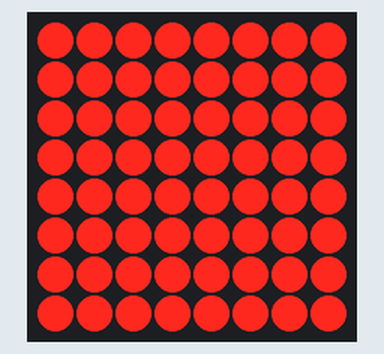
This sketch was run on a simulated Arduino Uno, built with avr-gcc and run on an emulated ATmega328P. Parts: 8×8 LED matrix. Random numbers use the default seed unless the sketch sets one.

Above: at 0.1 s.
At 2.1 s:
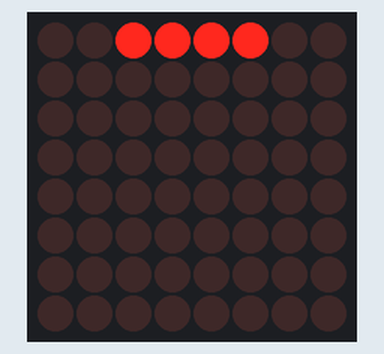
At 8.1 s:
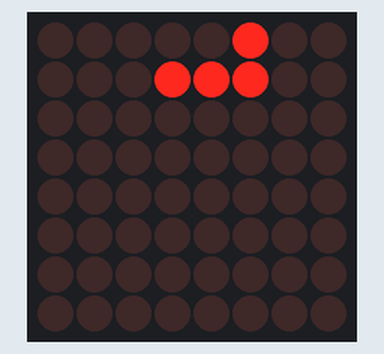
At 18.1 s:
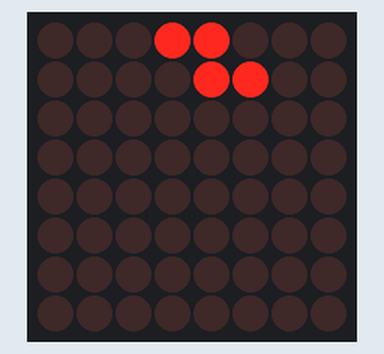
At 26.1 s:
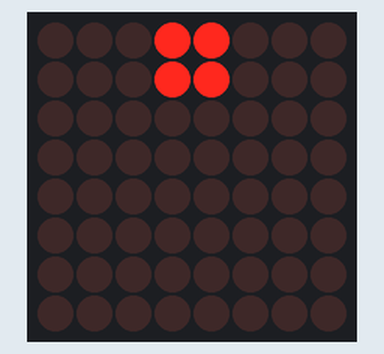
At 38.1 s:
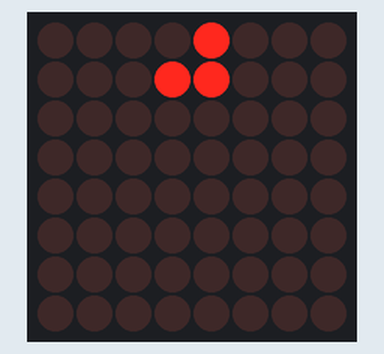

Measured:
- what the display in image 1 shows lasts 4.0 s, from 2.0 s to 6.0 s
- what the display in image 2 shows lasts 2.0 s, from 8.0 s to 10.0 s

The sketch:

Tetris.ino
```cpp
#include <MD_MAX72xx.h>

#define HARDWARE_TYPE MD_MAX72XX::DR0CR0RR1_HW
#define NUM_OF_MATRIX 1

#define CLK_PIN   7
#define DATA_PIN  5
#define CS_PIN    6

#define DELAY_ANIMATION 200

MD_MAX72XX mx = MD_MAX72XX(HARDWARE_TYPE, DATA_PIN, CLK_PIN, CS_PIN, NUM_OF_MATRIX);

byte A[8][8];  //matriz en la que guardamos todo lo que está fijo
byte B[8][8];   //matriz en la que guardamos las figuras que aparecen antes de que se queden fijas
byte D[8];   //array en el que guardamos la matriz de control en decimal para representarlo en la pantalla

//mostrar pantalla es lo que estamos llamando todo el rato como D

void setup() {
Serial.begin(9600);

  //inicializamos la matriz dnd vamos a jugar (matrizControl) a todo ceros
  for(int i=0;i<8;i++){
    for(int j=0;j<8;j++){
      A[i][j]=0;
    }
  }


  //inicializamos la matriz de la figura a todo ceros
   for(int i=0;i<8;i++){
    for(int j=0;j<8;j++){
      B[i][j]=0;
    }
  }

  //inicializamos la matriz de mostrar por pantalla a 0
  for(int i=0;i<8;i++){
    D[i]=0;
  }

  // inicializar el objeto mx
  mx.begin();

  // poniendo la matriz en modo de prueba
  mx.control(MD_MAX72XX::TEST, true);
  delay(2000);

  // desactivando el modo de prueba
  mx.control(MD_MAX72XX::TEST, false);

  // Establecer intencidad a un valor de 5
  mx.control(MD_MAX72XX::INTENSITY, 5);

}

/**
 * Recibe un arreglo con la configuración de
 * las filas y las dibuja en la matriz
**/
void drawRows( const byte fig[] ){
  for( int i = 0; i < 8; i++ ){
    mx.setRow(0, i, fig[i]);
  }
}

//cambiar de binario a decimal

 //A matriz de entrada
 //D matriz que devuelve
void pasoAdecimal(byte A[][8],byte *D){

  for(int i=0;i<8;i++){
   D[i]=A[i][0]+2*A[i][1]+4*A[i][2]+8*A[i][3]+16*A[i][4]+32*A[i][5]+64*A[i][6]+128*A[i][7];
  }

}

///FUNCIONES DE CADA FIGURA

//Primero resetea la matriz, después le coloca la figura arriba, después lo pasa a decimal y lo muestra por pantalla.

void apareceFigura1(byte A[][8], byte *D){  //CUADRADO
  for(int i=0;i<8;i++){
    for(int j=0;j<8;j++){
      A[i][j]=0;
    }
  }

  A[1][3]=1;
  A[1][4]=1;
  A[0][3]=1;
  A[0][4]=1;

  pasoAdecimal(A,D);
  drawRows(D);
  delay(10*DELAY_ANIMATION);
}

void apareceFigura2(byte A[][8], byte *D){ //LÍNEA RECTA
  for(int i=0;i<8;i++){
    for(int j=0;j<8;j++){
      A[i][j]=0;
    }
  }

  A[0][2]=1;
  A[0][3]=1;
  A[0][4]=1;
  A[0][5]=1;

  pasoAdecimal(A,D);
  drawRows(D);
  delay(10*DELAY_ANIMATION);
}

void apareceFigura3(byte A[][8], byte *D){ //ELE
  for(int i=0;i<8;i++){
    for(int j=0;j<8;j++){
      A[i][j]=0;
    }
  }

  A[0][2]=1;
  A[1][2]=1;
  A[1][3]=1;
  A[1][4]=1;

  pasoAdecimal(A,D);
  drawRows(D);
  delay(10*DELAY_ANIMATION);
}

void apareceFigura4(byte A[][8], byte *D){  //TRIPODE
  for(int i=0;i<8;i++){
    for(int j=0;j<8;j++){
      A[i][j]=0;
    }
  }

  A[0][3]=1;
  A[1][2]=1;
  A[1][3]=1;
  A[1][4]=1;

  pasoAdecimal(A,D);
  drawRows(D);
  delay(10*DELAY_ANIMATION);
}

void apareceFigura5(byte A[][8], byte *D){  //L CHIQUITA
   for(int i=0;i<8;i++){
    for(int j=0;j<8;j++){
      A[i][j]=0;
    }
  }

  A[0][3]=1;
  A[1][4]=1;
  A[1][3]=1;

  pasoAdecimal(A,D);
  drawRows(D);
  delay(10*DELAY_ANIMATION);
}

void apareceFigura6(byte A[][8], byte *D){  //ESE
  for(int i=0;i<8;i++){
    for(int j=0;j<8;j++){
      A[i][j]=0;
    }
  }

  A[0][3]=1;
  A[0][4]=1;
  A[1][3]=1;
  A[1][2]=1;

  pasoAdecimal(A,D);
  drawRows(D);
  delay(10*DELAY_ANIMATION);
}


//elegir la figura que se genera de manera aleatoria
//elige un número de manera aleatoria y con eso selecciona una de las funciones de aparece figura

void elegirFigura(byte A[][8], byte *D){
  int numeroAleatorio = random(1, 7);
  if(numeroAleatorio==1){
    apareceFigura1(A,D);
  }
  if(numeroAleatorio==2){
    apareceFigura2(A,D);
  }
  if(numeroAleatorio==3){
    apareceFigura3(A,D);
  }
  if(numeroAleatorio==4){
    apareceFigura4(A,D);
  }
  if(numeroAleatorio==5){
    apareceFigura5(A,D);
  }
  if(numeroAleatorio==6){
    apareceFigura6(A,D);
  }
}

//función para comprobar si tiene que dejar de bajar
//Comprueba si la figura coincide con lo de debajo y si coincide devuelve un x=0. Si no coincide x=1
//A=matrizControl ; B=matrizFigura


 void pantalla(byte A[][8],byte *D){
  pasoAdecimal(A,D);
  drawRows(D);
  delay(10*DELAY_ANIMATION);
 }


void loop() {
  elegirFigura(A,D);
}
```

Trabajo_Modelo_Ising.c
```cpp
#include <stdio.h>
#include <math.h>
#include<stdlib.h>
#include<time.h>

#define RANDOM (rand()/((double)RAND_MAX+1)) //Para generar los números aleatorios entre [0,1)
#define L 24 //variable global así no la tengo que definir todo el rato o meterla como cabecera en las funciones. La tengo que cambiar para cada caso

///CABECERAS DE FUNCIONES

//cabecera de la función para crear xp,xm, yp, ym:
void funciones_xy_adelante_atras(int *xp,int *xm,int *yp,int *ym);

//cabecera para la configuración de todo unos
void configuracion_uno(char *spines);

//cabecera de la configuración todos menos uno
void configuracion_menos_uno(char *spines);

//cabecera configuracion aleatoria
void configuracion_aleatoria(char *spines);

//cabecera de la función para elegir la configuración
void elegir_configuracion_inicial(int x,char *spines);

//cabecera función valor absoluto de un número
double valor_absoluto(double numero);

//cabecera función para m y e (intensivas) a una configuración dada
void e_m(char *spines,double *e,double *m,int *xp,int *yp);

//cabecera función para calcular la media de un vector dado de X componentes
void media(double *vector,double *media,double X);

//cabecera función para calcular la media de un vector de componentes al cuadrado de X componentes
void media_cuadrado(double *vector,double *media, double X);

//función para el cálculo de errores por análisis por bloques
void analisisBloques(double *datos, int X, int factor, double media, double Deriv, double*smed,double*sDeriv, int *term);

//cabecera función que realiza todo el proceso
void Ising(int Nter, int Nmed, int Nbmed,char *spines,double *prob, int *xp,int *yp,int *xm,int *ym,double *result);

//cabecera de la función histograma
void GenerarHistograma(double *NumerosAleatorios,double *histograma, char *nombre_archivo,double Nmed);


///PROGRAMA PRINCIPAL

int main(){
srand(time(NULL)); //para los numeros aleatorios
//definimos variables
double beta_inicial,beta_final,diferencial_beta,beta,prob[5],resultados[8];
int numero_pasos,configuracion_inicial,Nter,Nmed,Nbmed,xp[L],xm[L],yp[L],ym[L],i,j;
char spines[L*L];
FILE *f;

beta_inicial=0.01;
beta_final=1.5;
diferencial_beta=0.05;
numero_pasos=(beta_final-beta_inicial)/diferencial_beta;
configuracion_inicial=3;

f=fopen("Resultados.txt","w");

//creamos xp,xm,yp,ym para movernos
funciones_xy_adelante_atras(xp,xm,yp,ym);


//generamos la configuración inicial
elegir_configuracion_inicial(configuracion_inicial,spines);

//elegimos los pasoa a realizar
Nter=300; //300 pasos de termalización
Nmed=1000; //1000 medidas
Nbmed=1; //numero de pasos de metropolis entre medidas

beta=beta_inicial;  //iniciamos con beta inicial

///Histeresis
for(i=0;i<numero_pasos;i++){
    //generamos el vector prob
    for(j=0;j<5;j++){
        prob[j]=exp(-beta*((j-2)*4));
    }
    //realizamos el proceso(un ciclo)
    Ising(Nter,Nmed,Nbmed,spines,prob,xp,yp,xm,ym,resultados);
    //escribimos los resultados después de cada ciclo
    fprintf(f,"%f %f %f %f %f %f\n",beta,resultados[1],resultados[3],2.0*L*L*resultados[5]-resultados[1]*resultados[1],L*L*(resultados[6]-resultados[7]*resultados[7]),resultados[7]);
    beta=beta+diferencial_beta;
}
fclose(f);
}


///FUNCIONES

void funciones_xy_adelante_atras(int *xp,int *xm,int *yp,int *ym){
    int i;

    //generamos xp: (paso hacia delante en x)

    for(i=0;i<(L-1);i++){
        xp[i]=1;
    }
    xp[L-1]=-(L-1);

    //generamos yp: (paso hacia arriba en y)

    for(i=0;i<(L-1);i++){
        yp[i]=L;
    }
    yp[L-1]=-L*(L-1);

    //generamos xm: (paso hacia atrás en x)

    for(i=1;i<L;i++){
        xm[i]=-1;
    }
    xm[0]=(L-1);

    //generamos ym: (paso hacia abajo en y)

    for(i=1;i<L;i++){
        ym[i]=-L;
    }
    ym[0]=L*(L-1);
}

void configuracion_uno(char *spines){
    int i;
    for(i=0;i<(L*L);i++){
            spines[i]=1;
        }
}

void configuracion_menos_uno(char *spines){
    int i;
    for(i=0;i<(L*L);i++){
        spines[i]=-1;
    }
}

void configuracion_aleatoria(char *spines){
    int i;
    for(i=0;i<(L*L);i++){
        if(RANDOM<0.5){
            spines[i]=-1;
        }
        else{
            spines[i]=1;
        }
    }
}

void elegir_configuracion_inicial(int x,char *spines){

//tomaremos 1:congelada +1
//          2:congelada -1
//          3:random

switch(x){

    case (1):
        configuracion_uno(spines);
    break;

    case(2):
        configuracion_menos_uno(spines);
    break;

    case(3):
        configuracion_aleatoria(spines);
    break;

    default:
        printf("Error al crear la confiuración inicial");
}
}

double valor_absoluto(double numero){
    if(numero<0){
        return -numero;
    }
    else{
        return numero;
    }
}


void Metropolis (char *spines,double *prob,int *xp,int *yp,int *xm,int *ym){
int n,Indice,y,x;
n=0;

for(y=0;y<L;y++){
        for(x=0;x<L;x++){
            Indice=spines[n]*(spines[n+xp[x]]+spines[n+yp[y]]+spines[n+xm[x]]+spines[n+ym[y]])/2+2;
            if(RANDOM<prob[Indice]){
                spines[n]=-spines[n];
            }
            n++;
        }
    }
}

void e_m(char *spines,double *e,double *m,int *xp,int *yp){
    int n,i,j;
    double e_suma,m_suma;
    n=0;

    //calculamos e
    e_suma=0;
    for(i=0;i<L;i++){
        for(j=0;j<L;j++){
            e_suma+=(-spines[n])*(spines[n+xp[j]]+spines[n+yp[i]]);
            n++;
        }
    }
    *e=((double)e_suma/(2*L*L));

    //calculamos m
    m_suma=0;
    for(i=0;i<(L*L);i++){
        m_suma+=spines[i];
    }
    *m=((double)m_suma/(L*L));
}

void media(double *vector,double *media,double X){
    int i;
    double media_suma;
    media_suma=0;
    for(i=0;i<X;i++){
        media_suma+=vector[i];
    }
    *media=media_suma/((double)X);
}

void media_cuadrado(double *vector,double *media, double X){
    int i;
    double media_suma;
    media_suma=0;
    for(i=0;i<X;i++){
        media_suma+=vector[i]*vector[i];
    }
    *media=media_suma/((double)(X));
}

void analisisBloques(double *datos, int X, int factor, double media, double Deriv, double*smed,double*sDeriv, int *term){ //deriv es el calor especifico o la susceptibilidad
    int i, j,termbool=1;
    int P=10, K; //P datos en bloques de X medidas
    double auxiliar,auxiliar_cuadrado;
    double varianza =0, varianza2=0,Sm [P],Sm_cuadrado[P],medsin;

    K=X/P; //k datos con los que calculando su dispersió podemos estimar el error en la cantidad dada

    for(j=0;j<P;j++){ //recorremos los bloques
        auxiliar=auxiliar_cuadrado=0;
        for(i=0;i<K;i++){
            auxiliar+=*datos;
            auxiliar_cuadrado+=(*datos)*(*datos);
            datos++;
        }
        auxiliar/=(double)(K);
        auxiliar_cuadrado/=(double)(K);
        Sm[j]=auxiliar;
        Sm_cuadrado[j]=factor*(auxiliar_cuadrado-auxiliar*auxiliar);
    }

    for(i=0;i<P;i++){
        varianza+=(Sm[i]-media)*(Sm[i]-media);
        varianza2+=(Sm[i]-Deriv)*(Sm[i]-Deriv);
    }
    varianza/=(P-1);
    varianza2/=(P-1);
    *smed=sqrt(varianza);
    *sDeriv=sqrt(varianza2);
}

void Ising(int Nter, int Nmed, int Nbmed,char *spines,double *prob,int *xp,int *yp,int *xm,int *ym,double *result){
FILE*g;
g=fopen("Termalizacion.txt","w");

int i,j, terme, termm,term;
double e,m,emed,emed2,mmed,mmed2,semed,sCv,smmed,sSus,absmmed;
double energias[Nmed], magnetiz[Nmed],magnetiz2[Nmed],histograma[40];

//termalización
for(i=0;i<Nter;i++){
    Metropolis(spines,prob,xp,yp,xm,ym);
}

//para cada valor de Beta mido Nmed veces
for(i=0;i<Nmed;i++){
    e_m(spines,&e,&m,xp,yp);
    fprintf(g,"%d %f %f\n",i,e,m);
    energias[i]=e;
    magnetiz[i]=m;
    magnetiz2[i]=valor_absoluto(m);
    for(j=0;j<Nbmed;j++){
        Metropolis(spines,prob,xp,yp,xm,ym); //para cada medida aplico antes Nbmed veces metrópolis par minimizar correlaciones
    }
}

fclose(g);

media(energias,&emed,Nmed); //calculo la media de las energias intensivas
media(magnetiz,&mmed,Nmed);
media(magnetiz2,&absmmed,Nmed);

media_cuadrado(energias,&emed2,Nmed);
media_cuadrado(magnetiz,&mmed2,Nmed);

analisisBloques(magnetiz2,Nmed,L*L,absmmed,L*L*(mmed2-mmed*mmed),&smmed,&sSus,&terme);
analisisBloques(energias,Nmed,2.0*L*L,emed,2.0*L*L*(emed2-emed*emed),&semed,&sCv,&termm);

if(terme!=0||termm!=0){ ///TERMALIZACION

if (terme>termm) term=terme;
else term=termm;

for(i=0;i<Nmed/10*term;i++){ //Divido entre 10 porque es el numero de bloques que tomo en funcion analisis por bloques
    e_m(spines,&e,&m,xp,yp);

    fprintf(g,"%d %f %f\n",i,e,m); //COMPROBACION GRAFICA TERMALIZACION  (Nter=0,Nbmed=1)

    energias[i]=e;
    magnetiz[i]=m;
    magnetiz2[i]=valor_absoluto(m);
    for(j=0;j<Nbmed;j++){
        Metropolis(spines,prob,xp,yp,xm,ym); //para cada medida aplico antes (o despues; da igual) Nbmed veces metrópolis par minimizar correlaciones
    }
}
}

GenerarHistograma(magnetiz,histograma,"histograma_magnetizacion.txt",Nmed);

media(energias,&emed,Nmed); //calculo la media de las energias intensivas
media(magnetiz,&mmed,Nmed);
media(magnetiz2,&absmmed,Nmed);

media_cuadrado(energias,&emed2,Nmed);
media_cuadrado(magnetiz,&mmed2,Nmed);

analisisBloques(magnetiz2,Nmed,L*L,absmmed,L*L*(mmed2-mmed*mmed),&smmed,&sSus,&terme);
analisisBloques(energias,Nmed,2.0*L*L,emed,2.0*L*L*(emed2-emed*emed),&semed,&sCv,&termm);


//result[0] lo defino en main. EN LOS APUNTES LO HACE DISTINTO

result[1]=emed;
result[2]=semed;
result[3]=mmed;
result[4]=smmed;
result[5]=emed2;
result[6]=mmed2;
result[7]=absmmed;

// result[5]=evar+emed; NO MUY CORRECTO
//result[6]=mvar+mmed;

}

void GenerarHistograma(double *NumerosAleatorios,double *histograma, char *nombre_archivo,double Nmed){
    int i,j,indice;
    double delta,maximo,minimo;
    FILE *f;

    f=fopen(nombre_archivo,"wt");

    //bucle para calcular el valor máximo y mínimo de los números aleatorios que he generado

    maximo=NumerosAleatorios[0];
    for(i=0;i<Nmed;i++){
        if((NumerosAleatorios[i]>maximo)){
            maximo=NumerosAleatorios[i];
        }
    }
    minimo=NumerosAleatorios[0];
    for(i=0;i<Nmed;i++){
        if((NumerosAleatorios[i]<minimo)){
            minimo=NumerosAleatorios[i];
        }
    }

    //calculo delta

    delta=(maximo-minimo)/40;     //def delta (folio aparte)

    //inicializo el array histograma a 0

    for(i=0;i<40;i++){
        histograma[i]=0;
    }

    //genero el histograma

    for(i=0;i<Nmed;i++){            //recorro el array de numeros aleatorios
       indice=(int)(NumerosAleatorios[i]-minimo)/delta;       //así se en que caja estoy
       histograma[indice]++;
    }

    //normalizamos el histograma

    for(i=0;i<40;i++){
        histograma[i]=histograma[i]/(delta*Nmed);           //formula normalizar(folio aparte)
    }

    //guardamos el histograma normalizado en un fichero

    for(i=0;i<40;i++){
        fprintf(f,"%d %lf\n",i,histograma[i]);
    }
    fclose(f);
}
```
